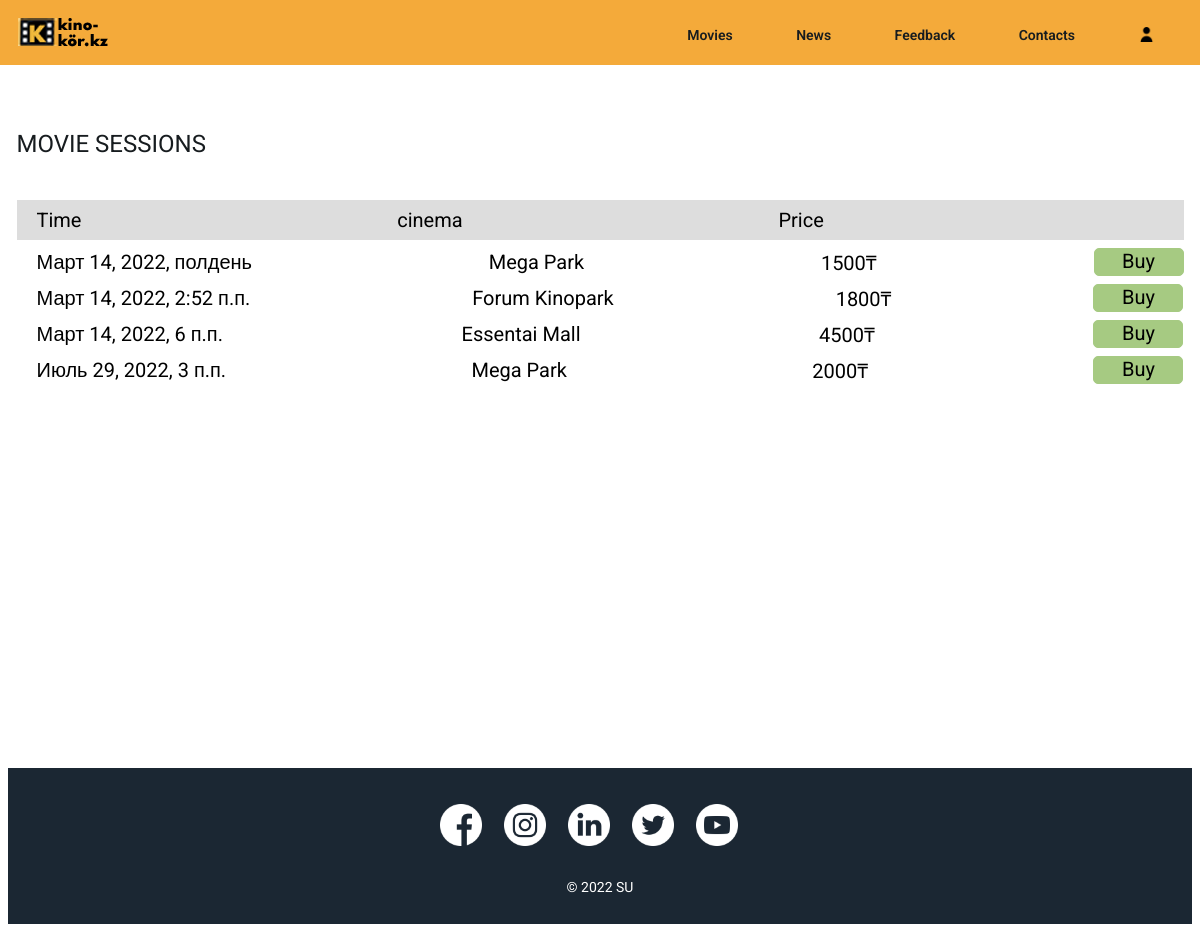
The app's page /session/2/, older data.
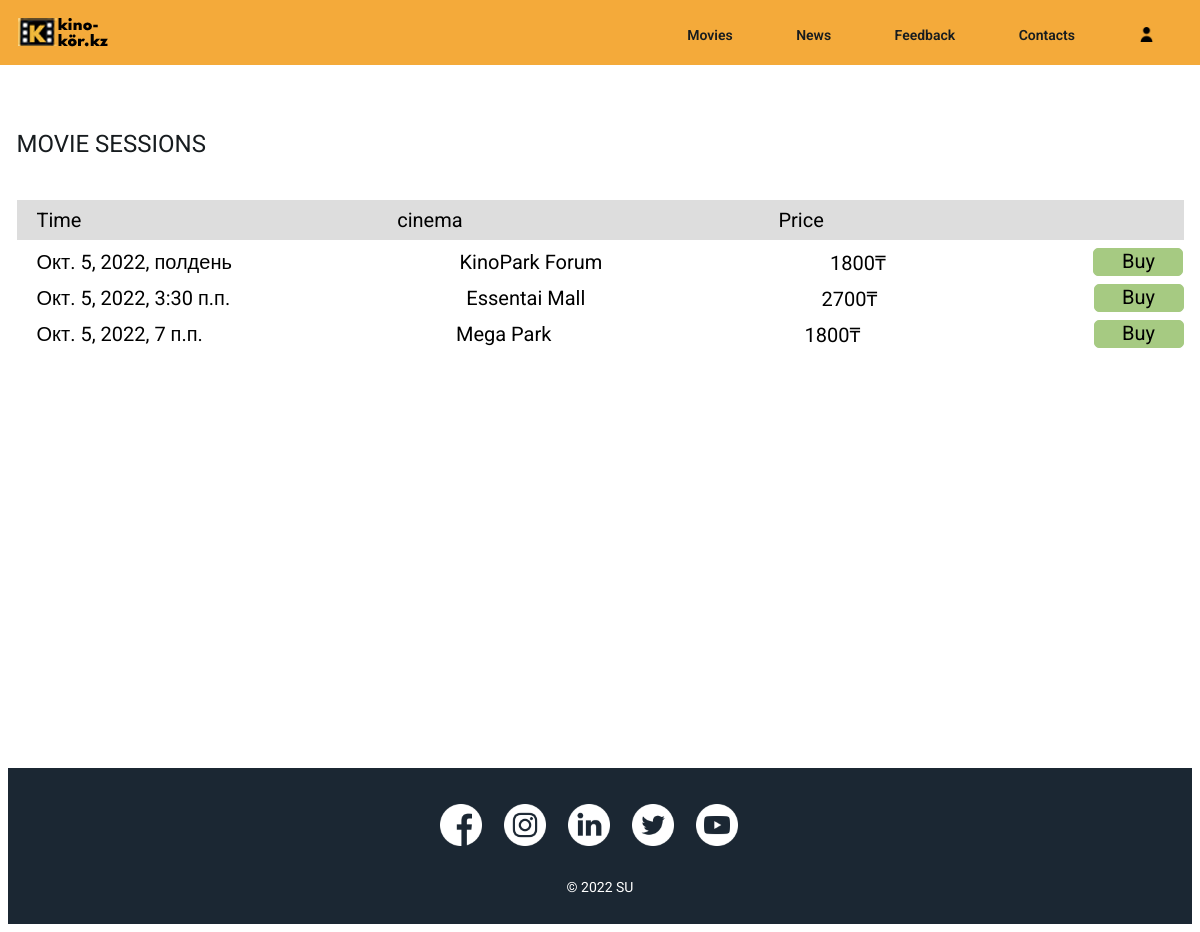
The same page, newer data.
### kino/models.py (models this page shows, shortened)
class Session(models.Model):
    film = models.ForeignKey(Film, on_delete=models.CASCADE)
    start_time = models.DateTimeField()
    end_time = models.DateTimeField()
    kino_teatre = models.CharField(max_length=200)
    tic_price = models.IntegerField()

### kino/views.py (the view)
# urls.py: path('session/<int:pk>/', views.session, name='session'),
def session(request, pk):
    film = Film.objects.get(pk=pk)
    sessions = Session.objects.filter(film=film).order_by('start_time')
    return render(request, 'kino/sessions.html', {'sessions': sessions, 'film': film})

### kino/templates/kino/sessions.html (shortened to what this page needs)
{% load static %}
<!DOCTYPE html>
<html lang="en" dir="ltr">
  <head>
    <link rel="stylesheet" href="{% static 'assets/css/sessions.css' %}">
  </head>
  <body>
    <header class="header">
      <div class="container">
        <div class="header__inner">
          <div class="header__logo">
            <img src="{% static 'assets/images/logo.png' %}">
          </div>
          <nav>
            <a class="nav__link" href="{% url 'main'%}">Movies</a>
            <a class="nav__link" href="{% url 'news'%}">News</a>
            <a class="nav__link" href="{% url 'feedback'%}">Feedback</a>
            <a class="nav__link" href="{% url 'contacts'%}">Contacts</a>
            {% if request.user.is_authenticated %}
            <a class="nav__link" href="{% url 'logout' %}"><img src="{% static 'assets/images/logout.png' %}" class="nav__profile"></a>
            {% else %}
            <a class="nav__link" href="{% url 'register' %}"><img src="{% static 'assets/images/profile.png' %}" class="nav__profile"></a>
            {% endif %}
          </nav>
        </div>
      </div>
    </header>
    <section class="sessions">
      <div class="container">
        <div class="sessions__title">MOVIE SESSIONS</div>
        <div class="schedule__head">
          <div class="sc_head__col"><a href="{% url 'session' pk=film.pk %}">Time</a></div>
            <div class="sc_head__col"><a href="{% url 'sort' pk=film.pk %}">cinema</a></div>
          <div class="sc_head__col">Price</div>
          <div class="sc_head__col">⠀⠀⠀</div>
        </div>
        <div class="schedule__sessions">
          {% for session in sessions %}
          <div class="sc_sessions_row">
            <div class="row_divider">{{session.start_time}}</div>
            <div class="row_divider">{{session.kino_teatre}}</div>
            <div class="row_divider">{{session.tic_price}}₸</div>
            <a href="{% url 'seat' pk=session.pk %}"><div class="row_divider__button">Buy</div></a>
          </div>
          {% endfor %}
        </div>
      </div>
    </section>
    <section class="footer">
      <div class="container">
        <div class="footer__inner">
          <a href="#"><img class="sns" src="{% static 'assets/images/footer/facebook.png' %}"></a>
          <a href="#"><img class="sns" src="{% static 'assets/images/footer/instagram.png' %}"></a>
          <a href="#"><img class="sns" src="{% static 'assets/images/footer/linkedin.png' %}"></a>
          <a href="#"><img class="sns" src="{% static 'assets/images/footer/twitter.png' %}"></a>
          <a href="#"><img class="sns" src="{% static 'assets/images/footer/youtube.png' %}"></a>
        </div>
        <div class="footer__subtitle"><a href="#">© 2022 SU</a></div>
      </div>
    </section>
  </body>
</html>

### kino/static/assets/css/sessions.css (style rules this page uses)
body { font-family: 'Roboto', sans-serif; font-weight: 400; font-size: 14px; color: #171c1f; }
a { text-decoration: none; color: inherit; }
.container { width: 100%; max-width: 1167px; margin: 0 auto; }
.header { width: 100%; height: 65px; position: absolute; left: 0; right: 0; top: 0; z-index: 1000; background: #F4AA3A; }
.header__inner { display: flex; justify-content: space-between; align-items: center; }
.header__logo { padding-top: 17px; }
.nav__link { display: inline-block; vertical-align: top; margin: 0 30px; font-weight: 600; text-decoration: none; position: relative; padding-top: 22px; color: #171c1f; }
.nav__link::after { content: ""; display: block; width: 100%; height: 1px; background-color: #171c1f; opacity: 0; position: absolute; top: 100%; left: 0; z-index: 1; transition: opacity .1s linear; }
.nav__profile { width: 15px; height: 15px; }
.sessions { width: 100%; height: 574px; margin-top: 130px; }
.sessions__title { font-size: 24px; text-transform: uppercase; margin-bottom: 42px; }
.schedule__head { width: 100%; height: 40px; background: #DDDDDD; display: flex; justify-content: space-between; align-items: center; padding-left: 20px; font-size: 20px; color: #000000; }
.schedule__sessions { font-size: 20px; color: #000000; }
.sc_sessions_row { margin-top: 8px; display: flex; justify-content: space-between; align-items: center; }
.row_divider { padding-left: 20px; }
.row_divider__button { width: 90px; height: 28px; border: 1px solid #A6CA82; border-radius: 5px; background: #A6CA82; font-size: 20px; text-align: center; }
.footer { margin-top: 64px; width: 100%; height: 156px; background: #1B2733; }
.footer__inner { display: flex; justify-content: center; align-items: center; }
.sns { width: 42px; height: 42px; margin-top: 36px; margin-right: 22px; filter: invert(1); }
.footer__subtitle { color: #ffffff; text-align: center; margin-top: 30px; }

Row changes from the older to the newer data that the page shows:
removed Session: start_time "Март 14, 2022, полдень", kino_teatre "Mega Park", tic_price "1500"
removed Session: start_time "Март 14, 2022, 2:52 п.п.", kino_teatre "Forum Kinopark", tic_price "1800"
removed Session: start_time "Март 14, 2022, 6 п.п.", kino_teatre "Essentai Mall", tic_price "4500"
removed Session: start_time "Июль 29, 2022, 3 п.п.", kino_teatre "Mega Park", tic_price "2000"
added Session: start_time "Окт. 5, 2022, полдень", kino_teatre "KinoPark Forum", tic_price "1800"
added Session: start_time "Окт. 5, 2022, 3:30 п.п.", kino_teatre "Essentai Mall", tic_price "2700"
added Session: start_time "Окт. 5, 2022, 7 п.п.", kino_teatre "Mega Park", tic_price "1800"
